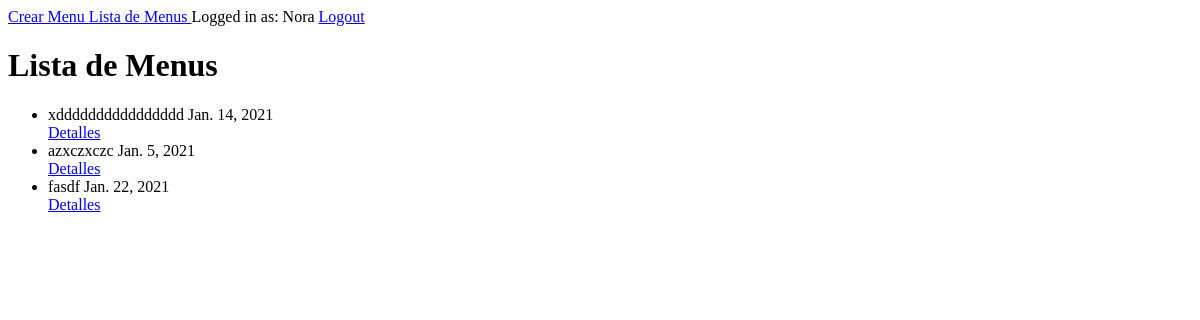
/mealmngmt/menu-list/ (signed in), run on an earlier commit of the app's database.
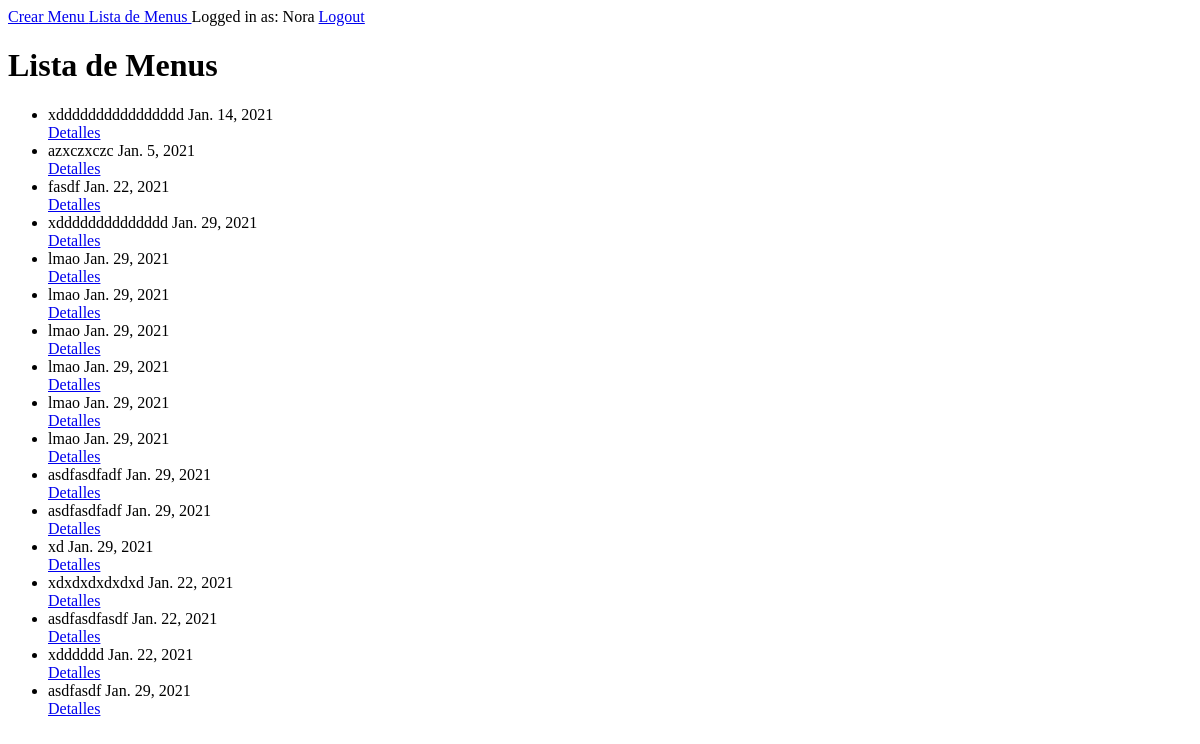
And on a later commit of the database.
### mealmngmt/models.py (models this page shows, shortened)
class User(AbstractUser):
    pass

class Menu(models.Model):
    id = models.UUIDField(primary_key=True, default=uuid.uuid4, editable=False)
    message = models.CharField(max_length=140)
    date = models.DateField()
    mealmanager = models.ForeignKey(
        MealManager, on_delete=models.CASCADE, related_name='menus')

### mealmngmt/views.py (the view)
# urls.py: path('menu-list/', login_required(MenuListView.as_view()), name='menu-list'),
class MenuListView(generic.ListView):
    template_name = "mealmngmt/menu_list.html"
    queryset = Menu.objects.all()

### mealmngmt/templates/mealmngmt/menu_list.html
{% extends "base.html" %} {% block content %}
<div>
	<h1>Lista de Menus {{date}}</h1>
	<ul>
		{% for menu in object_list %}
		<li>{{menu.message}} {{menu.date}}</li>
		<a href="{% url 'mealmngmt:menu-details' menu.id %}">Detalles</a>
		{% endfor %}
	</ul>
</div>
{% endblock content %}

### templates/base.html (shortened to what this page needs)
<!DOCTYPE html>
<html lang="en">
<head>
</head>
<body>
    <div>
        {% include 'navbar.html' %}
        {% block content %}
        {% endblock content %}
    </div>
</body>
</html>

### templates/navbar.html (shortened to what this page needs)
<header class="text-gray-700 body-font">
	<div
		class="container mx-auto flex flex-wrap p-5 flex-col md:flex-row items-center"
	>
		{% if request.user.is_authenticated %}
		<a href="{% url 'mealmngmt:create-menu' %}"> Crear Menu </a>
		<a href="{% url 'mealmngmt:menu-list' %}"> Lista de Menus </a>
		Logged in as: {{ request.user.username }}
		<a
			href="{% url 'logout' %}"
			class="ml-3 inline-flex items-center bg-gray-200 border-0 py-1 px-3 focus:outline-none hover:bg-gray-300 rounded text-base mt-4 md:mt-0"
		>
			Logout
		</a>
		{% endif %}
	</div>
</header>

What changed in the data, as far as the page shows it:
added Menu: message "xdddddddddddddd", date "Jan. 29, 2021"
added Menu: message "lmao", date "Jan. 29, 2021"
added Menu: message "lmao", date "Jan. 29, 2021"
added Menu: message "lmao", date "Jan. 29, 2021"
added Menu: message "lmao", date "Jan. 29, 2021"
added Menu: message "lmao", date "Jan. 29, 2021"
added Menu: message "lmao", date "Jan. 29, 2021"
added Menu: message "asdfasdfadf", date "Jan. 29, 2021"
added Menu: message "asdfasdfadf", date "Jan. 29, 2021"
added Menu: message "xd", date "Jan. 29, 2021"
added Menu: message "xdxdxdxdxdxd", date "Jan. 22, 2021"
added Menu: message "asdfasdfasdf", date "Jan. 22, 2021"
added Menu: message "xdddddd", date "Jan. 22, 2021"
added Menu: message "asdfasdf", date "Jan. 29, 2021"
